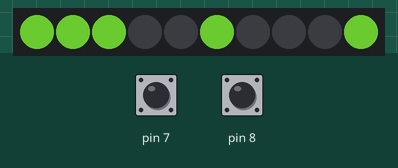
Simulated run of this sketch. Board: Arduino Uno, built with avr-gcc and run on an emulated ATmega328P. On the bench: 10 RGB LEDs in strip order, left to right. Wiring (inferred from the names in the program): DS3231 clock at I2C address 0x68. Inputs (shaded band) come from the test bench; at power-on: pin 7 HIGH, pin 8 HIGH. Dim RGB values are drawn brighter than linear; the local clock reads 2024-03-15 10:24:30 at power-on unless the sketch sets it; EEPROM starts erased; what the sketch prints to the serial monitor is not drawn.

Above: at 1.2 s.
1.3 s: pin 7 pulled LOW for 1 s
At 2.0 s:
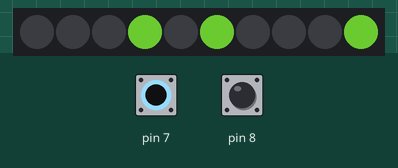
3.8 s: pin 8 pulled LOW for 1 s
At 5.2 s:
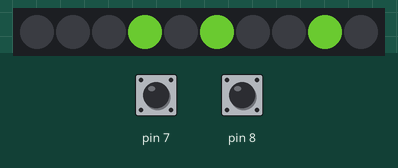
6.3 s: pin 7 pulled LOW for 1 s
At 6.9 s:
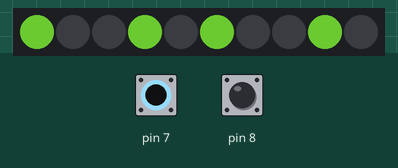
8.8 s: pin 8 pulled LOW for 1 s
At 10.2 s:
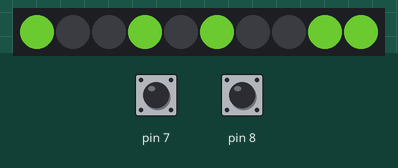
11.3 s: pin 7 driven LOW
At 12.3 s:
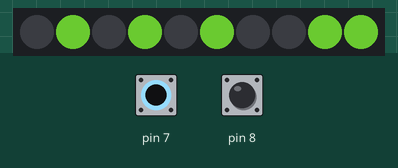
13.0 s: pin 7 driven HIGH and pin 8 driven LOW
At 14.7 s:
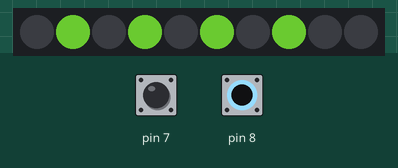
Timing chart, 0 to 16.2 s (numbered marks = the images above; inputs shaded):
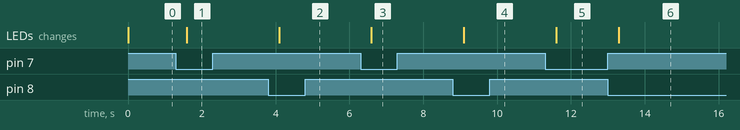

The sketch:

JoeyRTCPimplePinkBinaryClock.ino
```cpp
#include <ButtonDebounce.h>
#include <Wire.h>
#include <Adafruit_NeoPixel.h>

#define PIN 6
#define NUMPIXELS 10
#define BIT(n,i) (n>>i&1)

#include <EEPROM.h>

Adafruit_NeoPixel pixels(NUMPIXELS, PIN, NEO_GRB + NEO_KHZ800);

ButtonDebounce buttonM(7, 250);
ButtonDebounce buttonH(8, 250);

//  RIGHT HERE IS WHERE YOU CHANGE THE COLOR VALUES. VALUES RANGE FROM 0 (0FF) TO 255 (FULL BRIGHTNESS)

//These are the Yellowish colors
//int rValue = 125;
//int gValue = 150;
//int bValue = 0;

//These are Pimple Pink
int rValue = 105;
int gValue = 55;
int bValue = 25;

int hourModifier;
int minuteModifier;

int hours;
int minutes;
int seconds;
int rtcMinutes;

bool lastState = false;
bool lastStateH = false;
bool wrapAroundHour = false;

void setup()
{
  Wire.begin();
  Serial.begin(9600);
  pixels.begin(); // INITIALIZE NeoPixel strip object (REQUIRED)
  pixels.clear();
  // clear /EOSC bit
  // Sometimes necessary to ensure that the clock
  // keeps running on just battery power. Once set,
  // it shouldn't need to be reset but it's a good
  // idea to make sure.

  Wire.beginTransmission(0x68); // address DS3231
  Wire.write(0x0E); // select register
  Wire.write(0b00011100); // write register bitmap, bit 7 is /EOSC
  Wire.endTransmission();
  hourModifier = EEPROM.read(0);
  minuteModifier = EEPROM.read(1);
}

void loop()
{
  pixels.show();

  // send request to receive data starting at register 0
  Wire.beginTransmission(0x68); // 0x68 is DS3231 device address
  Wire.write((byte)0); // start at register 0
  Wire.endTransmission();
  Wire.requestFrom(0x68, 3); // request three bytes (seconds, minutes, hours)

  while(Wire.available())
  {
    seconds = Wire.read(); // get seconds
    minutes = Wire.read(); // get minutes
    hours = Wire.read();   // get hours

    convertToDecimal();
    addModifiers();
    getModulosAndCorrectZeroHour();
    printTimeDecimal();
    checkButtonsAndUpdateModifiers();
    printTimeAsBinaries();
  }
}

void convertToDecimal()
{
    seconds = (((seconds & 0b11110000)>>4)*10 + (seconds & 0b00001111)); // convert BCD to decimal
    minutes = (((minutes & 0b11110000)>>4)*10 + (minutes & 0b00001111)); // convert BCD to decimal
    rtcMinutes = minutes;
    hours = (((hours & 0b00100000)>>5)*20 + ((hours & 0b00010000)>>4)*10 + (hours & 0b00001111)); // convert BCD to decimal (assume 24 hour mode)
}

void addModifiers()
{
    minutes = minutes + minuteModifier;
    hours = hours + hourModifier;
    if(wrapAroundHour == true)
    {
      hours++;
    }
}

void getModulosAndCorrectZeroHour()
{
    if (hours > 12)
    {
      hours = hours%12;
    }
    if (hours == 0)
    {
      hours = 12;
    }
    if (minutes > 59)
    {
      minutes = minutes%60;
    }
    if(rtcMinutes > minutes)
    {
      hours++;
    }
}

void printTimeDecimal()
{
  Serial.print(hours); Serial.print(":"); Serial.print(minutes); Serial.print(":"); Serial.println(seconds);
}

void checkButtonsAndUpdateModifiers()
{
  buttonM.update();
  if(buttonM.state() == LOW && lastState == false)
  {
    Serial.print(minuteModifier);
    Serial.println("  Clicked");
    minuteModifier ++;
    EEPROM.write(1, minuteModifier);
    lastState = true;
  }
  if(buttonM.state() == HIGH)
  {
    lastState = false;
  }
  buttonH.update();
  if(buttonH.state() == LOW && lastStateH == false)
  {
    Serial.print(hourModifier);
    Serial.println("  Clicked");
    hourModifier ++;
    EEPROM.write(0, hourModifier);
    lastStateH = true;
  }
  if(buttonH.state() == HIGH)
  {
    lastStateH = false;
  }
}

void printTimeAsBinaries()
{
     for(int h = 3; h >= 0; h--)
    {
      if(BIT(hours, h) == 1)
      {
        pixels.setPixelColor(9 - h , pixels.Color(gValue, rValue, bValue));
      }
      else
      {
        pixels.setPixelColor(9 - h, pixels.Color(0, 0, 0));
      }
      //Serial.print(BIT(hours,h));
    }
    //Serial.println();
    for(int m = 5; m >= 0; m--)
    {
      if(BIT(minutes, m) == 1){
      pixels.setPixelColor(m, pixels.Color(gValue, rValue, bValue));
      }
      else{
        pixels.setPixelColor(m, pixels.Color(0, 0, 0));
      }
      //Serial.print(BIT(minutes,m));
    }
    //Serial.println();
//    for(int s = 5; s >= 0; s--)
//    {
//      Serial.print(BIT(seconds,s));
//    }
//    Serial.println();
}
```

Measured:
- after the input at 1.3 s, the LEDs: change after 0.29 s (image 1)
- after the input at 3.8 s, the LEDs: change after 0.29 s (image 2)
- after the input at 6.3 s, the LEDs: change after 0.29 s (image 3)
- after the input at 8.8 s, the LEDs: change after 0.29 s (image 4)
- after the input at 11.3 s, the LEDs: change after 0.30 s (image 5)
- after the input at 13.0 s, the LEDs: change after 0.29 s (image 6)
